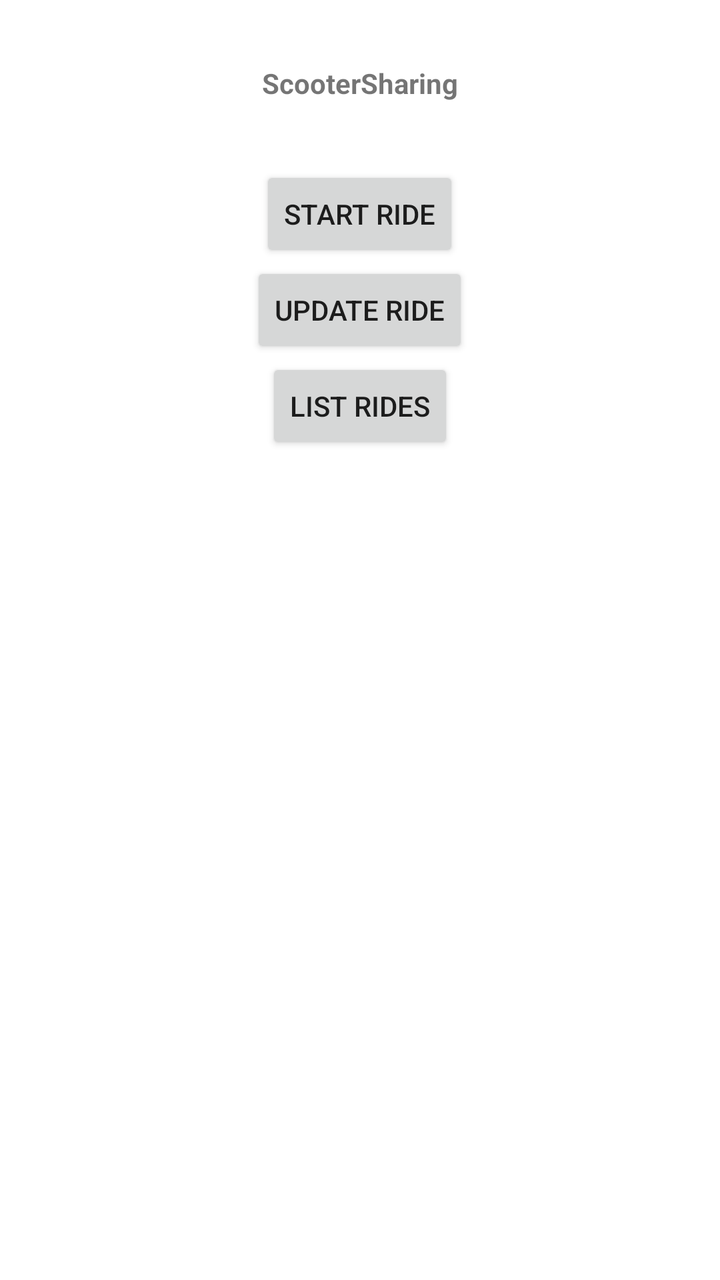
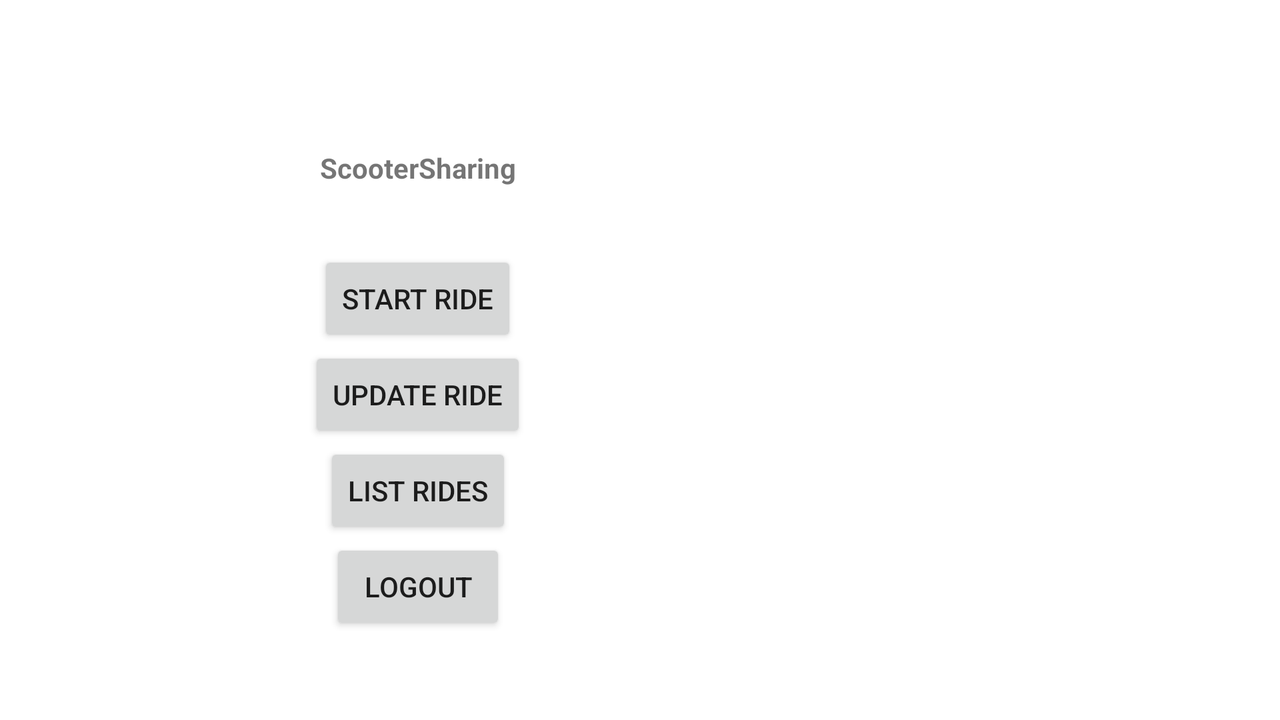

First picture: res/layout/ on a phone held upright. Second picture: the repository's own variant of that layout, on a device whose configuration matches the variant's folder. Source for both follows.
<!-- AndroidManifest.xml: application theme Theme.ScooterSharing -->
<!-- res/layout/fragment_main.xml -->
<?xml version="1.0" encoding="utf-8"?>
<LinearLayout xmlns:android="http://schemas.android.com/apk/res/android"
    android:layout_width="match_parent"
    android:layout_height="match_parent"
    android:gravity="center"
    android:orientation="vertical">

    <TextView
        android:layout_width="wrap_content"
        android:layout_height="wrap_content"
        android:padding="32dp"
        android:textStyle="bold"
        android:text="@string/scooter_sharing" />

    <Button
        android:id="@+id/start_ride_button"
        android:layout_width="wrap_content"
        android:layout_height="wrap_content"
        android:text="@string/start_ride_button" />

    <Button
        android:id="@+id/update_ride_button"
        android:layout_width="wrap_content"
        android:layout_height="wrap_content"
        android:text="@string/update_ride_button" />

    <Button
        android:id="@+id/list_rides_button"
        android:layout_width="wrap_content"
        android:layout_height="wrap_content"
        android:text="@string/list_rides_button" />

    <androidx.recyclerview.widget.RecyclerView
        android:id="@+id/recycler_view"
        android:layout_width="match_parent"
        android:layout_height="match_parent" />


</LinearLayout>
<!-- resources referenced by this layout -->
<resources>
  <string name="list_rides_button">List Rides</string>
  <string name="scooter_sharing">ScooterSharing</string>
  <string name="start_ride_button">Start Ride</string>
  <string name="update_ride_button">Update Ride</string>
  <style name="Theme.ScooterSharing" parent="Theme.MaterialComponents.Light.NoActionBar">
          
          <item name="colorPrimary">@color/purple_500</item>
          <item name="colorPrimaryVariant">@color/purple_700</item>
          <item name="colorOnPrimary">@color/white</item>
          
          <item name="colorSecondary">@color/teal_200</item>
          <item name="colorSecondaryVariant">@color/teal_700</item>
          <item name="colorOnSecondary">@color/black</item>
          
          <item name="android:statusBarColor">?attr/colorPrimaryVariant</item>
          
      </style>
</resources>
<!-- res/layout-land/fragment_main.xml (the author's variant of the layout above) -->
<!-- drawn on the phone turned sideways -->
<?xml version="1.0" encoding="utf-8"?>
<LinearLayout xmlns:android="http://schemas.android.com/apk/res/android"
    android:layout_width="match_parent"
    android:layout_height="match_parent"
    android:gravity="center"
    android:orientation="horizontal">

    <LinearLayout
        android:layout_width="wrap_content"
        android:layout_height="match_parent"
        android:gravity="center"
        android:orientation="vertical"
        android:paddingHorizontal="128dp">

        <TextView
            android:layout_width="wrap_content"
            android:layout_height="wrap_content"
            android:padding="32dp"
            android:textStyle="bold"
            android:text="@string/scooter_sharing" />

        <Button
            android:id="@+id/start_ride_button"
            android:layout_width="wrap_content"
            android:layout_height="wrap_content"
            android:text="@string/start_ride_button" />

        <Button
            android:id="@+id/update_ride_button"
            android:layout_width="wrap_content"
            android:layout_height="wrap_content"
            android:text="@string/update_ride_button" />

        <Button
            android:id="@+id/list_rides_button"
            android:layout_width="wrap_content"
            android:layout_height="wrap_content"
            android:text="@string/list_rides_button" />

        <Button
            android:id="@+id/logout_button"
            android:layout_width="wrap_content"
            android:layout_height="wrap_content"
            android:text="@string/logout" />

    </LinearLayout>

    <ListView
        android:id="@+id/list_view"
        android:layout_width="wrap_content"
        android:layout_height="match_parent" />

</LinearLayout>
<!-- resources referenced by the variant -->
<!-- as the phone turned sideways resolves them -->
<resources>
  <string name="list_rides_button">List Rides</string>
  <string name="logout">Logout</string>
  <string name="scooter_sharing">ScooterSharing</string>
  <string name="start_ride_button">Start Ride</string>
  <string name="update_ride_button">Update Ride</string>
  <style name="Theme.ScooterSharing" parent="Theme.MaterialComponents.Light.NoActionBar">
          
          <item name="colorPrimary">@color/purple_500</item>
          <item name="colorPrimaryVariant">@color/purple_700</item>
          <item name="colorOnPrimary">@color/white</item>
          
          <item name="colorSecondary">@color/teal_200</item>
          <item name="colorSecondaryVariant">@color/teal_700</item>
          <item name="colorOnSecondary">@color/black</item>
          
          <item name="android:statusBarColor">?attr/colorPrimaryVariant</item>
          
      </style>
</resources>
